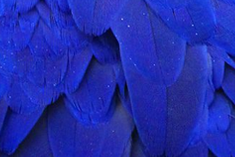
#> input picture corte43.png, 235 x 157 px
$ python imagensHSV.py
#> lines starting #> are read from the running program, lines starting #| are printed output that depends on the picture
import cv2, queue, math

#print(imagem[0][0])

# LER IMAGEM
imagem = cv2.imread("corte43.png")
#> imagem is the input picture: shape (157, 235, 3); mean B, G, R 170.4, 43.7, 33
HSV_img = cv2.cvtColor(imagem, cv2.COLOR_BGR2HSV)
#> HSV_img: shape (157, 235, 3); mean H, S, V 117.7, 205.2, 170.4

lih = 256
lsh = 0

for l in HSV_img:
    for c in l:
        #print(c)
        (h, s, v) = c

        if(h >= lsh):
            lsh = h
        if(h <= lih):
            lih = h
#> after the loop, lih = 93; lsh = 130

#exit()

imagem  = cv2.imread("t2.png")
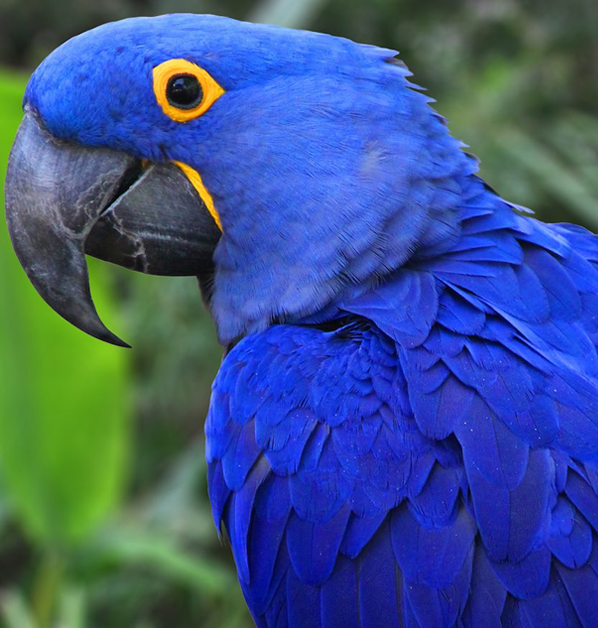
#> input picture t2.png, 598 x 628 px
#> imagem is the input picture: shape (628, 598, 3); mean B, G, R 138.3, 84.2, 59.4

print("Altura (height): %d pixels" % (imagem.shape[0]))
#| Altura (height): 628 pixels
print("Largura (width): %d pixels" % (imagem.shape[1]))
#| Largura (width): 598 pixels
print("Canais (channels): %d"      % (imagem.shape[2]))
#| Canais (channels): 3
print("%d %d|" % (lih, lsh))
#| 93 130|

HSV_img = cv2.cvtColor(imagem, cv2.COLOR_BGR2HSV)
#> HSV_img: shape (628, 598, 3); mean H, S, V 93.5, 155.9, 156.8

for l in HSV_img:
    for c in l:
        (h, s, v) = c

        if(h >= lih + 5 and h <= lsh - 5 and s > 90):
            c[2] = 255
            c[1] = 0
            c[0] = 0
#> after the loop, c = [0, 0, 255]

# ESCREVER NOVA IMAGEM
cv2.imwrite("newimgHSV.png", HSV_img)
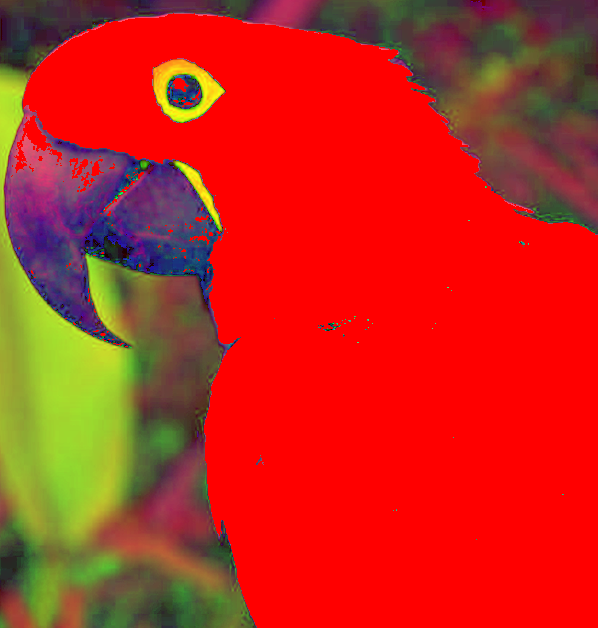
#> saved as newimgHSV.png: shape (628, 598, 3); mean B, G, R 26, 40.5, 195.4

cv2.imshow("Imagem", HSV_img)
cv2.waitKey(0)

imagem  = cv2.imread("t2.png")

print("Altura (height): %d pixels" % (imagem.shape[0]))
#| Altura (height): 628 pixels
print("Largura (width): %d pixels" % (imagem.shape[1]))
#| Largura (width): 598 pixels
print("Canais (channels): %d"      % (imagem.shape[2]))
#| Canais (channels): 3
print("%d %d|" % (lih, lsh))
#| 93 130|

gray_img = cv2.cvtColor(imagem, cv2.COLOR_BGR2GRAY)
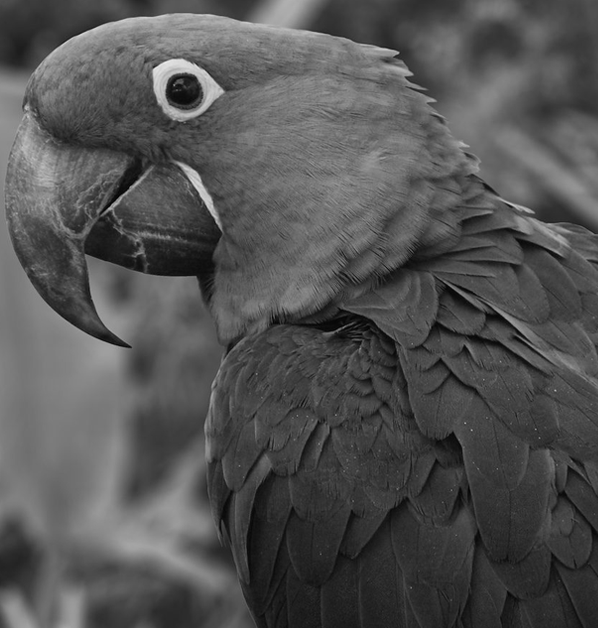
#> gray_img: shape (628, 598); min 1, max 236, mean 83
cv2.imshow("Imagem", gray_img)
cv2.waitKey(0)
